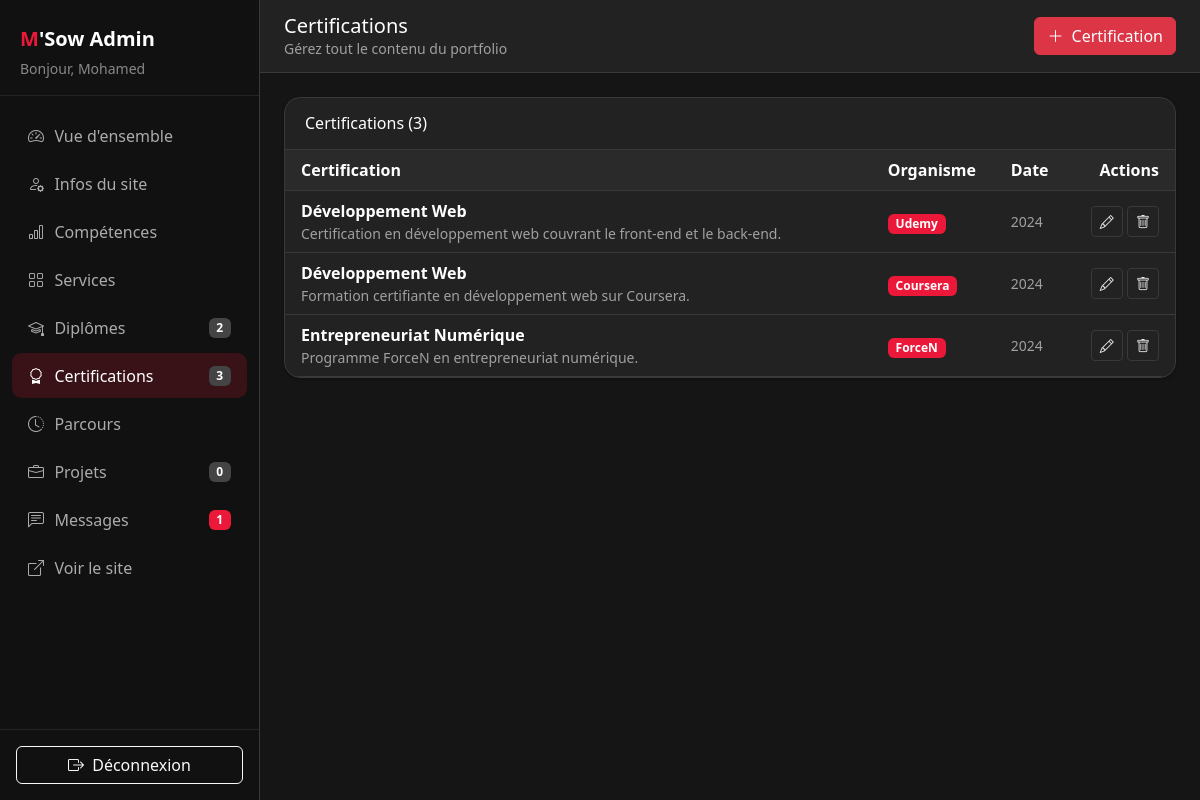
The app's page /dashboard.php?tab=certifications (signed in) with its own data.
### tables this page shows
CREATE TABLE `site_certifications` (
  `id` int NOT NULL AUTO_INCREMENT,
  `title` varchar(200) NOT NULL,
  `issuer` varchar(150) NOT NULL,
  `date_label` varchar(120) NOT NULL DEFAULT '',
  `description` text,
  `url` varchar(500) DEFAULT NULL,
  `image` varchar(500) DEFAULT NULL,
  `icon` varchar(80) NOT NULL DEFAULT 'fa fa-certificate',
  `sort_order` int NOT NULL DEFAULT '0',
  PRIMARY KEY (`id`)
);

### config.php (called while the page is built, shortened)
<?php
function Connexion(){
    $db = getDbConfig();
    try {
        $cnx = new PDO(
            'mysql:host=' . $db['host'] . ';dbname=' . $db['dbname'] . ';charset=utf8mb4',
            $db['user'],
            $db['pass'],
            [
                PDO::ATTR_ERRMODE => PDO::ERRMODE_EXCEPTION,
                PDO::ATTR_DEFAULT_FETCH_MODE => PDO::FETCH_ASSOC
            ]
        );
    } catch (PDOException $e) {
        die("Erreur de connexion à la base de données : " . $e->getMessage());
    }
    return $cnx;
}
function recupererMessages() {
    $cnx = Connexion();
    $req = $cnx->prepare("SELECT id, prenom, nom, email, message, date FROM messages ORDER BY date DESC");
    $req->execute();
    return $req->fetchAll(PDO::FETCH_ASSOC);
}
function recupererProjets() {
    $cnx = Connexion();
    $req = $cnx->prepare(
        "SELECT * FROM projects ORDER BY published_at DESC"
    );
    $req->execute();
    return $req->fetchAll();
}
function obtenirReglages(): array {
    $cnx = Connexion();
    $rows = $cnx->query("SELECT setting_key, setting_value FROM site_settings")->fetchAll();
    $settings = [];
    foreach ($rows as $row) {
        $settings[$row['setting_key']] = $row['setting_value'];
    }
    return $settings;
}
function recupererDiplomes(): array {
    $cnx = Connexion();
    return $cnx->query("SELECT * FROM site_diplomes ORDER BY sort_order ASC, id ASC")->fetchAll();
}
function recupererCertifications(): array {
    $cnx = Connexion();
    return $cnx->query("SELECT * FROM site_certifications ORDER BY sort_order ASC, id ASC")->fetchAll();
}

### dashboard.php (the view, shortened to what this page needs)
<?php
require_once 'config.php';
$tab = $_GET['tab'] ?? 'overview';
$s = obtenirReglages();
$messages = recupererMessages();
$projects = recupererProjets();
$diplomes = recupererDiplomes();
$certifications = recupererCertifications();
$countProjects = count($projects);
$countMessages = count($messages);
$countDiplomes = count($diplomes);
$countCertifications = count($certifications);
$userName = $_SESSION['user_name'] ?? 'Admin';
$tabTitles = [
    'overview' => 'Tableau de bord',
    'profile' => 'Infos du site',
    'skills' => 'Compétences',
    'services' => 'Services',
    'diplomes' => 'Diplômes',
    'certifications' => 'Certifications',
    'timeline' => 'Parcours',
    'projects' => 'Projets',
    'messages' => 'Messages',
];
function he(?string $v): string {
    return htmlspecialchars($v ?? '', ENT_QUOTES, 'UTF-8');
}
?>
<!DOCTYPE html>
<html lang="fr">
<head>
    <link href="https://cdn.jsdelivr.net/npm/bootstrap@5.3.3/dist/css/bootstrap.min.css" rel="stylesheet">
    <link rel="stylesheet" href="https://cdn.jsdelivr.net/npm/bootstrap-icons@1.11.3/font/bootstrap-icons.min.css">
</head>
<body class="dashboard-dark">
<aside class="sidebar" id="sidebar">
    <div class="sidebar-brand">
        <div class="logo fs-5 fw-bold"><span><?= he($s['logo_letter'] ?? 'M') ?></span><?= he($s['logo_text'] ?? "'Sow") ?> Admin</div>
        <div class="small text-white-50 mt-1">Bonjour, <?= he($userName) ?></div>
    </div>
    <nav class="nav flex-column py-3">
        <a class="nav-link <?= $tab === 'overview' ? 'active' : '' ?>" href="dashboard.php?tab=overview"><i class="bi bi-speedometer2"></i> Vue d'ensemble</a>
        <a class="nav-link <?= $tab === 'profile' ? 'active' : '' ?>" href="dashboard.php?tab=profile"><i class="bi bi-person-gear"></i> Infos du site</a>
        <a class="nav-link <?= $tab === 'skills' ? 'active' : '' ?>" href="dashboard.php?tab=skills"><i class="bi bi-bar-chart"></i> Compétences</a>
        <a class="nav-link <?= $tab === 'services' ? 'active' : '' ?>" href="dashboard.php?tab=services"><i class="bi bi-grid"></i> Services</a>
        <a class="nav-link <?= $tab === 'diplomes' ? 'active' : '' ?>" href="dashboard.php?tab=diplomes"><i class="bi bi-mortarboard"></i> Diplômes <span class="badge text-bg-secondary"><?= $countDiplomes ?></span></a>
        <a class="nav-link <?= $tab === 'certifications' ? 'active' : '' ?>" href="dashboard.php?tab=certifications"><i class="bi bi-award"></i> Certifications <span class="badge text-bg-secondary"><?= $countCertifications ?></span></a>
        <a class="nav-link <?= $tab === 'timeline' ? 'active' : '' ?>" href="dashboard.php?tab=timeline"><i class="bi bi-clock-history"></i> Parcours</a>
        <a class="nav-link <?= $tab === 'projects' ? 'active' : '' ?>" href="dashboard.php?tab=projects"><i class="bi bi-briefcase"></i> Projets <span class="badge text-bg-secondary"><?= $countProjects ?></span></a>
        <a class="nav-link <?= $tab === 'messages' ? 'active' : '' ?>" href="dashboard.php?tab=messages"><i class="bi bi-chat-left-text"></i> Messages <span class="badge text-bg-danger"><?= $countMessages ?></span></a>
        <a class="nav-link" id="voirSiteLink" href="index.php"><i class="bi bi-box-arrow-up-right"></i> Voir le site</a>
    </nav>
    <div class="sidebar-footer">
        <a class="btn btn-outline-light w-100" href="logout.php"><i class="bi bi-box-arrow-right me-1"></i> Déconnexion</a>
    </div>
</aside>
<div class="main-wrap">
    <header class="topbar">
        <div class="d-flex align-items-center gap-2">
            <div>
                <h1 class="h5 mb-0"><?= he($tabTitles[$tab]) ?></h1>
                <div class="small text-muted d-none d-sm-block">Gérez tout le contenu du portfolio</div>
            </div>
        </div>
        <?php if ($tab === 'projects' || $tab === 'overview'): ?>
            <button class="btn btn-danger" data-bs-toggle="modal" data-bs-target="#modalAjoutProjet"><i class="bi bi-plus-lg me-1"></i> Nouveau projet</button>
        <?php elseif ($tab === 'skills'): ?>
            <button class="btn btn-danger" data-bs-toggle="modal" data-bs-target="#modalAjoutSkill"><i class="bi bi-plus-lg me-1"></i> Compétence</button>
        <?php elseif ($tab === 'services'): ?>
            <button class="btn btn-danger" data-bs-toggle="modal" data-bs-target="#modalAjoutService"><i class="bi bi-plus-lg me-1"></i> Service</button>
        <?php elseif ($tab === 'diplomes'): ?>
            <button class="btn btn-danger" data-bs-toggle="modal" data-bs-target="#modalAjoutDiplome"><i class="bi bi-plus-lg me-1"></i> Diplôme</button>
        <?php elseif ($tab === 'certifications'): ?>
            <button class="btn btn-danger" data-bs-toggle="modal" data-bs-target="#modalAjoutCert"><i class="bi bi-plus-lg me-1"></i> Certification</button>
        <?php elseif ($tab === 'timeline'): ?>
            <button class="btn btn-danger" data-bs-toggle="modal" data-bs-target="#modalAjoutTimeline"><i class="bi bi-plus-lg me-1"></i> Entrée</button>
        <?php endif; ?>
    </header>
    <main class="content">
        <?php if ($tab === 'certifications'): ?>
            <div class="panel">
                <div class="panel-header"><h2 class="h6 mb-0">Certifications (<?= count($certifications) ?>)</h2></div>
                <div class="table-responsive">
                    <table class="table table-hover mb-0">
                        <thead class="table-light">
                            <tr>
                                <th class="ps-3">Certification</th>
                                <th>Organisme</th>
                                <th class="d-none d-md-table-cell">Date</th>
                                <th class="text-end pe-3">Actions</th>
                            </tr>
                        </thead>
                        <tbody>
                        <?php foreach ($certifications as $cert): $imgSrc = !empty($cert['image']) ? $cert['image'] : ''; ?>
                            <tr>
                                <td class="ps-3">
                                    <div class="d-flex align-items-center gap-2">
                                        <div>
                                            <div class="fw-semibold"><?= he($cert['title']) ?></div>
                                            <div class="small text-muted"><?= he(mb_strimwidth($cert['description'] ?? '', 0, 80, '...')) ?></div>
                                        </div>
                                    </div>
                                </td>
                                <td><span class="badge text-bg-danger"><?= he($cert['issuer']) ?></span></td>
                                <td class="d-none d-md-table-cell small text-muted"><?= he($cert['date_label']) ?></td>
                                <td class="text-end pe-3">
                                    <button class="btn btn-sm btn-outline-primary" data-bs-toggle="modal" data-bs-target="#editCert<?= (int)$cert['id'] ?>"><i class="bi bi-pencil"></i></button>
                                    <form method="POST" class="d-inline" onsubmit="return confirm('Supprimer cette certification ?')">
                                        <button type="submit" name="delete_certification" value="<?= (int)$cert['id'] ?>" class="btn btn-sm btn-outline-danger"><i class="bi bi-trash"></i></button>
                                    </form>
                                </td>
                            </tr>
                        <?php endforeach; ?>
                        </tbody>
                    </table>
                </div>
            </div>
        <?php endif; ?>
    </main>
</div>
</body>
</html>

### dashboard.php (style rules this page uses)
:root { --sidebar-w: 260px; --brand: #ec1839; --ink: #e9e9e9; --ink-muted: #a0a0a0; --surface: #151515; --panel: #222222; --panel-2: #2a2a2a; --border: #393939; --input-bg: #1c1c1c; }
body { background: var(--surface); color: var(--ink); }
.sidebar { width: var(--sidebar-w); min-height: 100vh; background: #111111; color: #fff; position: fixed; inset: 0 auto 0 0; z-index: 1040; display: flex; flex-direction: column; transition: transform .25s ease; border-right: 1px solid var(--border); }
.sidebar-brand { padding: 1.5rem 1.25rem 1rem; border-bottom: 1px solid rgba(255,255,255,.08); }
.sidebar-brand .logo span { color: var(--brand); }
.sidebar .nav-link { color: rgba(255,255,255,.65); border-radius: .6rem; padding: .65rem 1rem; margin: .1rem .75rem; display: flex; align-items: center; gap: .65rem; }
.sidebar .nav-link:hover, .sidebar .nav-link.active { color: #fff; background: rgba(236,24,57,.18); }
.sidebar .nav-link .badge { margin-left: auto; }
.sidebar-footer { margin-top: auto; padding: 1rem; border-top: 1px solid rgba(255,255,255,.08); }
.main-wrap { margin-left: var(--sidebar-w); min-height: 100vh; }
.topbar { background: var(--panel); border-bottom: 1px solid var(--border); padding: .85rem 1.5rem; display: flex; align-items: center; justify-content: space-between; gap: 1rem; position: sticky; top: 0; z-index: 1020; color: #fff; }
.topbar .text-muted, .topbar .small { color: var(--ink-muted) !important; }
.content { padding: 1.5rem; }
.stat-card, .panel { background: var(--panel); border-radius: 1rem; box-shadow: 0 1px 3px rgba(0,0,0,.35); border: 1px solid var(--border); color: var(--ink); }
.panel { overflow: hidden; }
.panel-header { padding: 1rem 1.25rem; border-bottom: 1px solid var(--border); display: flex; flex-wrap: wrap; gap: .75rem; align-items: center; justify-content: space-between; color: #fff; }
.table { --bs-table-bg: transparent; --bs-table-color: var(--ink); --bs-table-border-color: var(--border); --bs-table-hover-bg: rgba(255,255,255,.04); --bs-table-hover-color: #fff; color: var(--ink); }
.table > :not(caption) > * > * { vertical-align: middle; background: transparent; color: inherit; border-bottom-color: var(--border); }
.table thead.table-light, .table-light { --bs-table-bg: var(--panel-2); --bs-table-color: #fff; --bs-table-border-color: var(--border); background: var(--panel-2); color: #fff; }
.text-muted, .small.text-muted, .table .text-muted { color: var(--ink-muted) !important; }
.fw-semibold, .fw-bold, h1, h2, h3, h4, h5, h6 { color: #fff; }
.btn-outline-secondary, .btn-outline-primary, .btn-outline-danger, .btn-light { --bs-btn-color: var(--ink); --bs-btn-border-color: var(--border); --bs-btn-hover-bg: var(--panel-2); --bs-btn-hover-border-color: #555; --bs-btn-hover-color: #fff; background: transparent; color: var(--ink); border-color: var(--border); }
.btn-outline-primary { --bs-btn-color: #6ea8fe; --bs-btn-border-color: rgba(110,168,254,.45); }
.btn-outline-danger { --bs-btn-color: #ff6b81; --bs-btn-border-color: rgba(255,107,129,.45); }
.badge.text-bg-secondary { background: #444 !important; color: #fff !important; }
.text-bg-danger { background: var(--brand) !important; }
a { color: #ff6b81; }

### records on screen
site_certifications: title "Développement Web", description "Certification en développement web couvrant le front-end et le back-end.", issuer "Udemy", date_label "2024", $cert['id'] 1 (drawn)
site_certifications: title "Développement Web", description "Formation certifiante en développement web sur Coursera.", issuer "Coursera", date_label "2024", $cert['id'] 2 (drawn)
site_certifications: title "Entrepreneuriat Numérique", description "Programme ForceN en entrepreneuriat numérique.", issuer "ForceN", date_label "2024", $cert['id'] 3 (drawn)

### other values on screen
he($s['logo_letter'] ?? 'M') "M"
he($s['logo_text'] ?? "'Sow") "'Sow"
he($userName) "Mohamed"
$countDiplomes "2"
$countCertifications "3"
$countProjects "0"
$countMessages "1"
he($tabTitles[$tab]) "Certifications"
count($certifications) "3"
